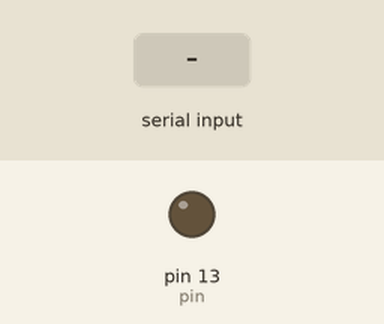
This sketch was run on a simulated Arduino Uno, built with avr-gcc and run on an emulated ATmega328P. On the bench: output pins drawn as LEDs (lit = HIGH). The test bench sets the inputs (shaded band).

Above: at 1.2 s.
1.3 s: "1" received over Serial
At 3.7 s:
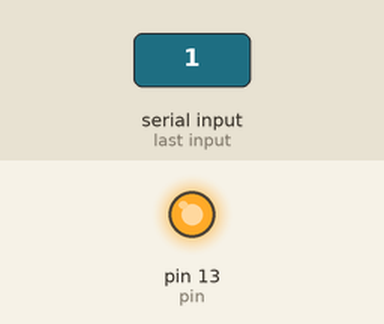
Timing chart, 0 to 7.1 s (numbered marks = the images above; inputs shaded):
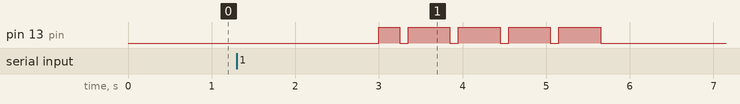

The sketch:

MorseCode.ino
```cpp
int pin =  13;
char str[500]="a.-b-...c-.-.d-..e.f..-.g--.h....i..j.---k-.-l.-..m--n-.o---p.--.q--.-r.-.s...t-u..-v...-w.--x-..-y-.--z--..1.----2..---3...--4....-5.....6-....7--...8---..9----.0-----",
text[100];

void setup() {
pinMode(pin,OUTPUT);
Serial.begin(9600);
}

void longBeam(){
  digitalWrite(pin,HIGH);
  delay(500);
  digitalWrite(pin,LOW);
  delay(100);
}

void shortBeam(){
  digitalWrite(pin,HIGH);
  delay(250);
  digitalWrite(pin,LOW);
  delay(100);
}


void MorseCode(){
  for(int j=0;text[j]!='\0';j++){
  int i=0;
   while(str[i]!='\0'){
      if(str[i]==text[j]){
       i++;
       while(str[i]=='.' || str[i]=='-'){
        if(str[i]=='.') shortBeam();
        if(str[i]=='-') longBeam();
        i++;
       }
       break;
      }
    i++;
    }
    delay(250);
  }
}


void loop() {
  if(Serial.available() > 0){
    Serial.readBytesUntil('\0',text,100);
    MorseCode();
    for(int i =0 ;i<strlen(text);i++)text[i] = ' ';
  }
  delay(1000);
}
```

Measured:
- after the input at 1.3 s, pin 13 (pin): LOW → HIGH after 1.7 s, then repeats every 0.60 s: LOW 0.10 s, HIGH 0.50 s, until it stays LOW from 5.6 s
